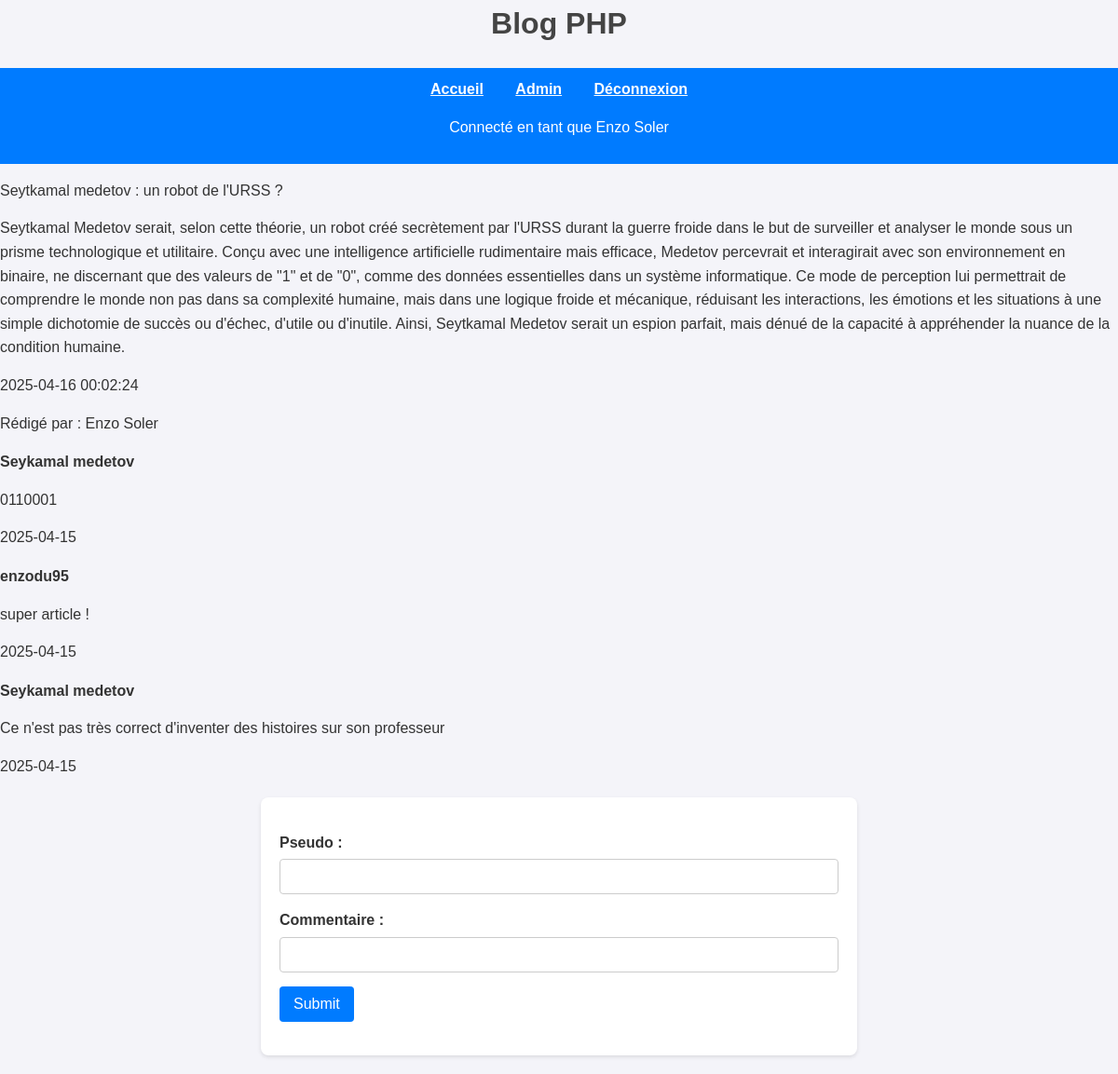
The page /post.php?id=11 (signed in) on the database its author committed.
### tables this page shows
CREATE TABLE `posts` (
  `id` int(11) NOT NULL,
  `titre` varchar(255) NOT NULL,
  `contenu` text NOT NULL,
  `date_creation` datetime DEFAULT CURRENT_TIMESTAMP,
  `auteur_id` int(11) DEFAULT NULL,
  `categorie_id` int(11) DEFAULT NULL
);

CREATE TABLE `comments` (
  `id` int(11) NOT NULL,
  `pseudo` text NOT NULL,
  `contenu` text NOT NULL,
  `date_creation` date NOT NULL,
  `post_id` int(11) NOT NULL
);

### post.php (the view, shortened to what this page needs)
<html>
    <head>
        <link rel="stylesheet" type="text/css" href="style.css">
    </head>
    <body>
    <?php
        include("include/header.php");
        include("include/basedonnee.php");
        $id = $_GET["id"];
        $sql = "SELECT *, admin.prenom AS auteur_prenom, admin.nom AS auteur_nom
                FROM posts
                JOIN admin
                    ON posts.auteur_id = admin.id
                WHERE posts.id = ?";
        $query = $pdo->prepare($sql);
        $query->execute([$id]);
        $results = $query->fetchAll(PDO::FETCH_ASSOC);
        foreach ($results as $row) {
            ?>
                <ul>
                    <li><?php echo $row["titre"] ?></li>
                    <li><?php echo $row["contenu"] ?></li>
                    <li><?php echo $row["date_creation"] ?></li>
                    <li>Rédigé par : <?php echo $row["auteur_prenom"] . " " . $row["auteur_nom"] ?></li>
                </ul>
            <?php
        }
    ?>
    <?php
        $sql = "SELECT * FROM comments WHERE post_id = ?";
        $query = $pdo->prepare($sql);
        $query->execute([$id]);
        $commentaires = $query->fetchAll(PDO::FETCH_ASSOC);
        foreach ($commentaires as $commentaire) {
            ?>
            <ul>
                <li id="pseudoo"><?php echo $commentaire["pseudo"]; ?></li>
                <li><?php echo $commentaire["contenu"]; ?></li>
                <li><?php echo $commentaire["date_creation"]; ?></li>
            </ul>
            <?php
        }
    ?>
    <form method="post" action="#">
        <ul>
            <li>
                <label for="pseudo">Pseudo : </label>
                <input type="text" name="pseudo" id="pseudo">
            </li>
            <li>
                <label for="commentaire">Commentaire : </label>
                <input type="textarea" name="commentaire" id="commentaire">
            </li>
            <li>
                <input type="submit">
            </li>
        </ul>
    </form>
    </body>
</html>

### style.css (style rules this page uses)
body { font-family: Arial, sans-serif; background-color: #f4f4f9; margin: 0; padding: 0; color: #333; line-height: 1.6; }
button, input[type="submit"] { background-color: #007BFF; color: white; border: none; padding: 10px 15px; border-radius: 4px; font-size: 16px; }
form { max-width: 600px; margin: 20px auto; background: #fff; padding: 20px; border-radius: 8px; box-shadow: 0 2px 4px rgba(0, 0, 0, 0.1); }
ul { list-style: none; padding: 0; }
li { margin-bottom: 15px; }
label { display: block; font-weight: bold; margin-bottom: 5px; }
input[type="text"], input[type="password"], input[type="textarea"], select, textarea { width: 100%; padding: 10px; border: 1px solid #ccc; border-radius: 4px; font-size: 14px; }
#pseudoo { font-weight: bold; }

### rows shown on the page
posts: titre "Seytkamal medetov : un robot de l'URSS ?", contenu "Seytkamal Medetov serait, selon cette théorie, un robot créé secrètement par l'URSS durant la guerre froide dans le but de surveiller et analyser le monde sous un prisme technologique et utilitaire. Conçu avec une intelligence artificielle rudimentaire mais efficace, Medetov percevrait et interagirait avec son environnement en binaire, ne discernant que des valeurs de \"1\" et de \"0\", comme des données essentielles dans un système informatique. Ce mode de perception lui permettrait de comprendre le monde non pas dans sa complexité humaine, mais dans une logique froide et mécanique, réduisant les interactions, les émotions et les situations à une simple dichotomie de succès ou d'échec, d'utile…", date_creation "2025-04-16 00:02:24", admin.prenom "Enzo", admin.nom "Soler"
comments: pseudo "Seykamal medetov", contenu "0110001", date_creation "2025-04-15"
comments: pseudo "enzodu95", contenu "super article !", date_creation "2025-04-15"
comments: pseudo "Seykamal medetov", contenu "Ce n'est pas très correct d'inventer des histoires sur son professeur", date_creation "2025-04-15"

### other values the page prints
$_SESSION["admin_prenom"] "Enzo"
$_SESSION["admin_nom"] "Soler"
